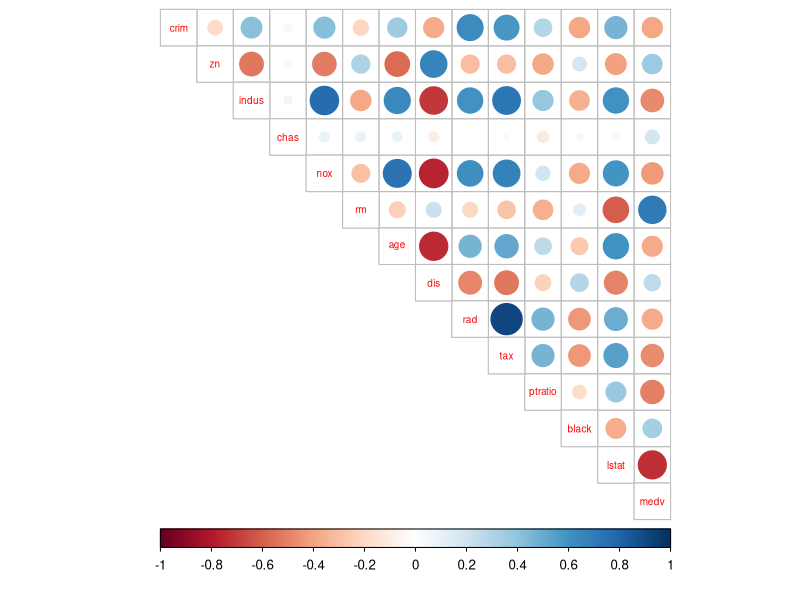
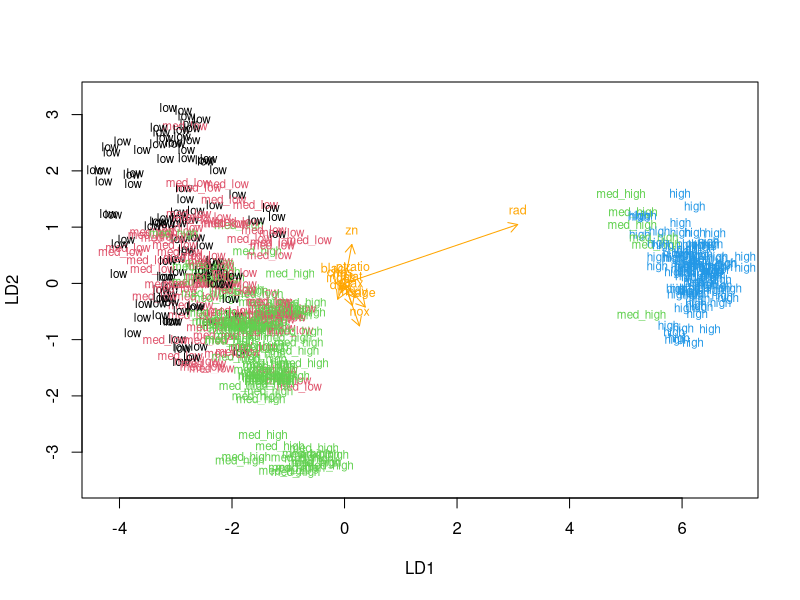
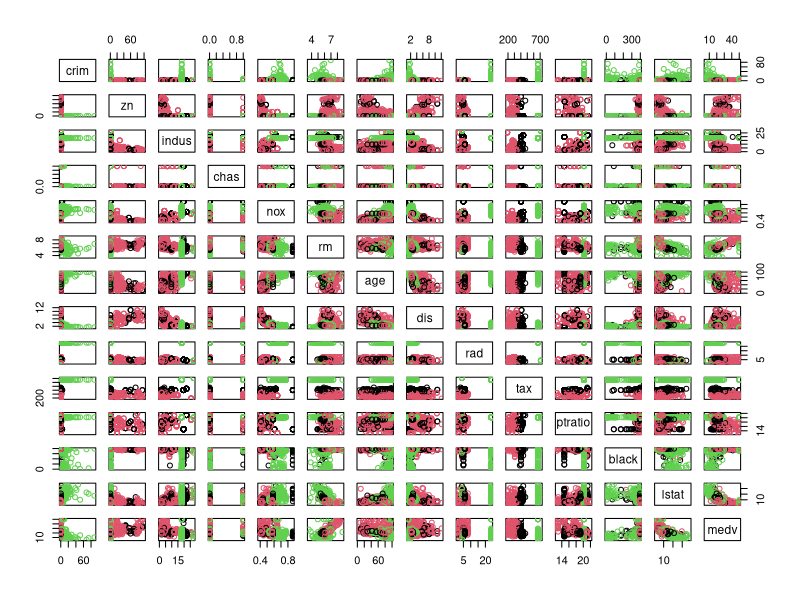

Write the R code that produced these figures, in order.
## ---- chunk 1
# access the MASS package
library(MASS)
# load the data
data("Boston")
# explore the dataset
str(Boston)
dim(Boston)
## ---- chunk 2
summary(Boston)

## ---- chunk 3
library(corrplot)
library(tidyr)

# calculate the correlation matrix and round it
cor_matrix<-cor(Boston) %>% round(digits = 2)

# print the correlation matrix
cor_matrix

# visualize the correlation matrix
corrplot(cor_matrix, method="circle", type="upper", cl.pos="b", tl.pos="d", tl.cex = 0.6)

## ---- chunk 4
boston_scaled <- scale(Boston)
summary(boston_scaled)
boston_scaled <- as.data.frame(boston_scaled)

## ---- chunk 5
# summary of the scaled crime rate
summary(boston_scaled$crim)
# create a quantile vector of crim and print it
bins <- quantile(boston_scaled$crim)
bins

# create a categorical variable 'crime'
crime <- cut(boston_scaled$crim, breaks = bins, include.lowest = TRUE, labels = c("low", "med_low", "med_high", "high"))

# look at the table of the new factor crime
table(crime)

# remove original crim from the dataset
boston_scaled <- dplyr::select(boston_scaled, -crim)

# add the new categorical value to scaled data
boston_scaled <- data.frame(boston_scaled, crime)

#Dividing the dataset to train and test sets, so that 80% of the data belongs to the train set

# number of rows in the Boston dataset 
n <- nrow(boston_scaled)

# choose randomly 80% of the rows
ind <- sample(n,  size = n * 0.8)

# create train set
train <- boston_scaled[ind,]

# create test set 
test <- boston_scaled[-ind,]

# save the correct classes from test data
correct_classes <- test$crime

# remove the crime variable from test data
test <- dplyr::select(test, -crime)

## ---- chunk 6
# MASS and train are available
library(MASS)

# linear discriminant analysis
lda.fit <- lda(crime ~ ., data = train)

# print the lda.fit object
lda.fit

# the function for lda biplot arrows
lda.arrows <- function(x, myscale = 1, arrow_heads = 0.1, color = "orange", tex = 0.75, choices = c(1,2)){
  heads <- coef(x)
  arrows(x0 = 0, y0 = 0, 
         x1 = myscale * heads[,choices[1]], 
         y1 = myscale * heads[,choices[2]], col=color, length = arrow_heads)
  text(myscale * heads[,choices], labels = row.names(heads), 
       cex = tex, col=color, pos=3)
}

# target classes as numeric
classes <- as.numeric(train$crime)

# plot the lda results
plot(lda.fit, dimen = 2, col = classes, pch = classes)
lda.arrows(lda.fit, myscale = 1)

## ---- chunk 7
# predict classes with test data
lda.pred <- predict(lda.fit, newdata = test)

# cross tabulate the results
table(correct = correct_classes, predicted = lda.pred$class)

## ---- chunk 8
# load the data again
data("Boston")
str(Boston)
summary(Boston)
dim(Boston)

#standardizing the data
boston_scaled2 <- scale(Boston)
boston_scaled2 <- as.data.frame(boston_scaled2)
summary(boston_scaled2)

# euclidean distance matrix
dist_eu <- dist(boston_scaled2)

# look at the summary of the distances
summary(dist_eu)

# manhattan distance matrix
dist_man <- dist(boston_scaled2, method = 'manhattan')

# look at the summary of the distances
summary(dist_man) 

install.packages("GGally")


## ---- chunk 9

# k-means clustering
km <-kmeans(Boston, centers = 3)
# plot the Boston dataset with clusters
pairs(Boston, col = km$cluster)



